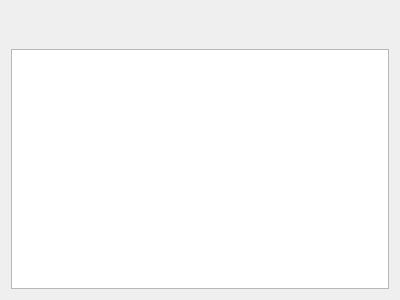
<?xml version="1.0" encoding="UTF-8"?>
<ui version="4.0">
 <class>DataView</class>
 <widget class="QWidget" name="DataView">
  <property name="geometry">
   <rect>
    <x>0</x>
    <y>0</y>
    <width>400</width>
    <height>300</height>
   </rect>
  </property>
  <property name="windowTitle">
   <string>Form</string>
  </property>
  <layout class="QVBoxLayout" name="verticalLayout">
   <item>
    <layout class="QHBoxLayout" name="horizontalLayout_5">
     <item>
      <widget class="QPushButton" name="writeDataToFile">
       <property name="sizePolicy">
        <sizepolicy hsizetype="Fixed" vsizetype="Fixed">
         <horstretch>0</horstretch>
         <verstretch>0</verstretch>
        </sizepolicy>
       </property>
       <property name="minimumSize">
        <size>
         <width>32</width>
         <height>32</height>
        </size>
       </property>
       <property name="maximumSize">
        <size>
         <width>32</width>
         <height>32</height>
        </size>
       </property>
       <property name="baseSize">
        <size>
         <width>32</width>
         <height>32</height>
        </size>
       </property>
       <property name="toolTip">
        <string>Add taxonomy node</string>
       </property>
       <property name="text">
        <string/>
       </property>
       <property name="iconSize">
        <size>
         <width>22</width>
         <height>22</height>
        </size>
       </property>
       <property name="flat">
        <bool>true</bool>
       </property>
      </widget>
     </item>
     <item>
      <spacer name="horizontalSpacer_5">
       <property name="orientation">
        <enum>Qt::Horizontal</enum>
       </property>
       <property name="sizeHint" stdset="0">
        <size>
         <width>40</width>
         <height>20</height>
        </size>
       </property>
      </spacer>
     </item>
     <item>
      <widget class="QPushButton" name="changeQuery">
       <property name="sizePolicy">
        <sizepolicy hsizetype="Fixed" vsizetype="Fixed">
         <horstretch>0</horstretch>
         <verstretch>0</verstretch>
        </sizepolicy>
       </property>
       <property name="minimumSize">
        <size>
         <width>32</width>
         <height>32</height>
        </size>
       </property>
       <property name="maximumSize">
        <size>
         <width>32</width>
         <height>32</height>
        </size>
       </property>
       <property name="baseSize">
        <size>
         <width>32</width>
         <height>32</height>
        </size>
       </property>
       <property name="toolTip">
        <string>Add taxonomy node</string>
       </property>
       <property name="text">
        <string/>
       </property>
       <property name="icon">
        <iconset resource="../../rsc/espina.qrc">
         <normaloff>:/espina/add.svg</normaloff>:/espina/add.svg</iconset>
       </property>
       <property name="iconSize">
        <size>
         <width>22</width>
         <height>22</height>
        </size>
       </property>
       <property name="flat">
        <bool>true</bool>
       </property>
      </widget>
     </item>
    </layout>
   </item>
   <item>
    <widget class="QTableView" name="tableView">
     <property name="styleSheet">
      <string notr="true">QTableView::indicator {
     width: 15px;
     height: 15px;
 }
QTableView::indicator:checked {
     image: url(:/espina/show_all.svg);
 } 
QTableView::indicator:unchecked {
     image: url(:/espina/hide_all.svg);
 } 
</string>
     </property>
     <property name="selectionBehavior">
      <enum>QAbstractItemView::SelectRows</enum>
     </property>
     <attribute name="verticalHeaderVisible">
      <bool>false</bool>
     </attribute>
    </widget>
   </item>
  </layout>
 </widget>
 <resources>
  <include location="../../rsc/espina.qrc"/>
 </resources>
 <connections/>
</ui>
